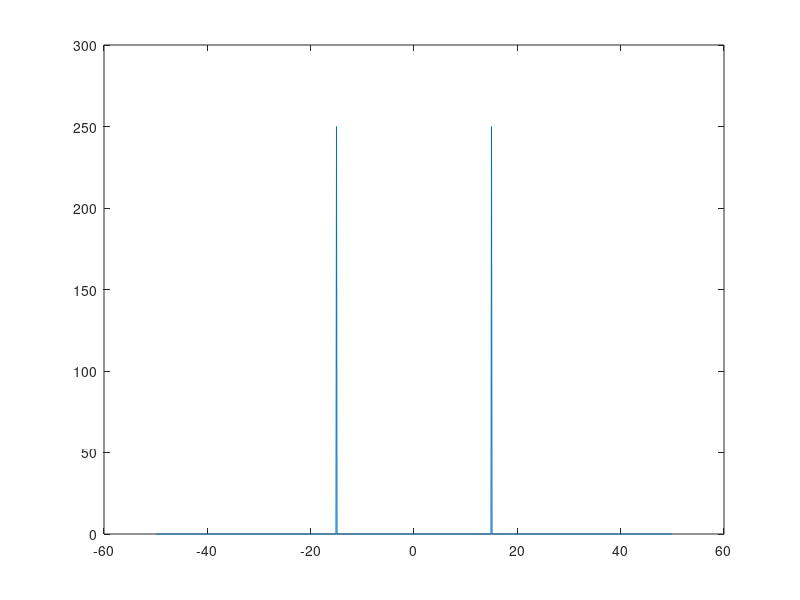
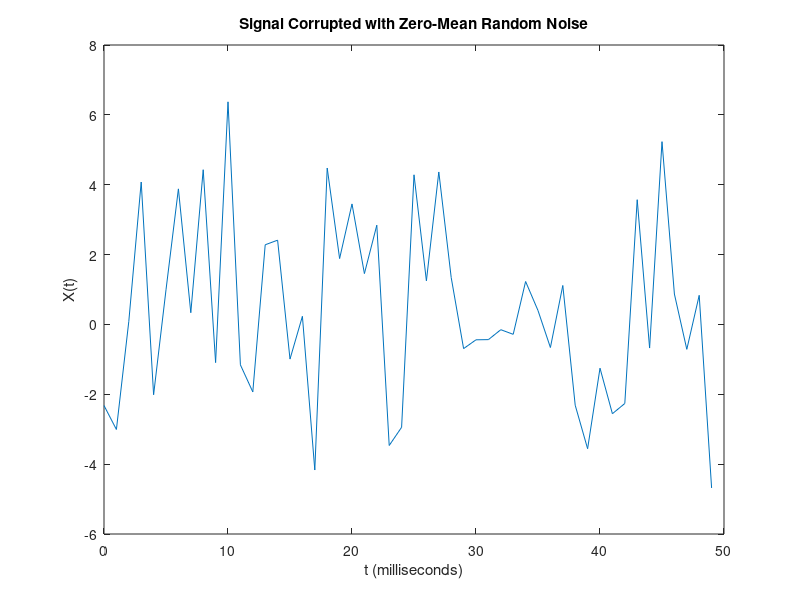
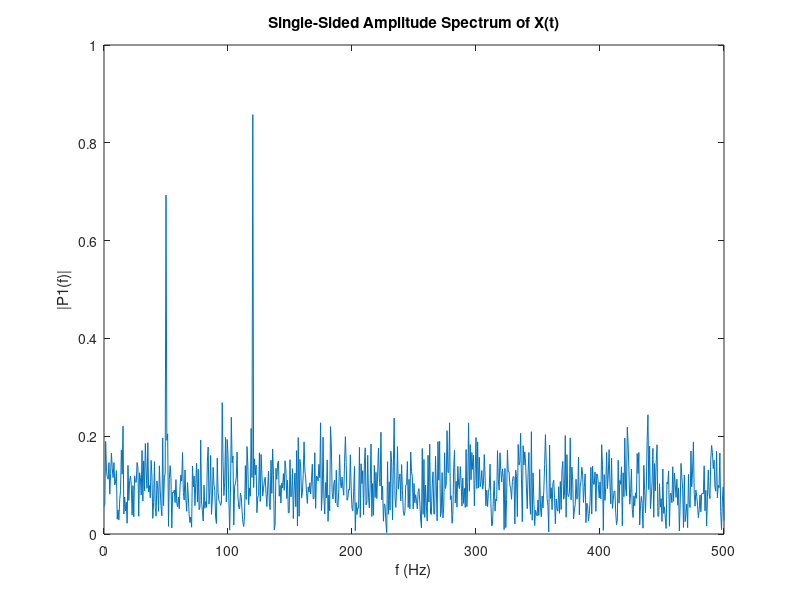
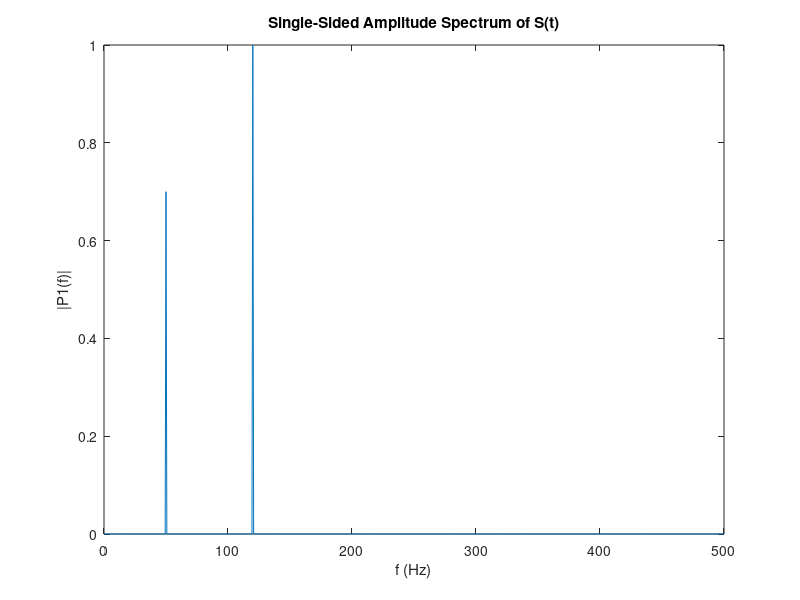

Source code (MATLAB) for these figures, in order:
%% Shift Vector Elements

Xeven = [1 2 3 4 5 6];
fftshift(Xeven)

Xodd = [1 2 3 4 5 6 7];
fftshift(Xodd)

%% Shift 1-D Signal

fs = 100;               % sampling frequency
t = 0:(1/fs):(10-1/fs); % time vector
S = cos(2*pi*15*t);
n = length(S);
X = fft(S);
f = (0:n-1)*(fs/n);     %frequency range
power = abs(X).^2/n;    %power
plot(f,power)

% return;

Y = fftshift(X);
fshift = (-n/2:n/2-1)*(fs/n); % zero-centered frequency range
powershift = abs(Y).^2/n;     % zero-centered power
plot(fshift,powershift)

%% Sintaxis
% Y = fft(X,n,dim)
% Señal ruidosa

Fs = 1000;            % Sampling frequency                    
T = 1/Fs;             % Sampling period       
L = 1500;             % Length of signal
t = (0:L-1)*T;        % Time vector

S = 0.7*sin(2*pi*50*t) + sin(2*pi*120*t);

X = S + 2*randn(size(t));

figure()
plot(1000*t(1:50),X(1:50))
title('Signal Corrupted with Zero-Mean Random Noise')
xlabel('t (milliseconds)')
ylabel('X(t)')

Y = fft(X);

% Calcule el espectro bilateral P2. A continuación, 
% calcule el espectro unilateral P1 basado en P2 y la longitud de la señal de valor uniforme L.
P2 = abs(Y/L);
P1 = P2(1:L/2+1);
P1(2:end-1) = 2*P1(2:end-1);

% Defina el dominio de la frecuencia f y represente gráficamente el espectro de amplitud unilateral 
% P1. Las amplitudes no son exactamente de 0,7 y 1, como se esperaba, debido 
% al ruido añadido. Como promedio, las señales más largas producen mejores aproximaciones de frecuencia.
f = Fs*(0:(L/2))/L;
figure()
plot(f,P1) 
title('Single-Sided Amplitude Spectrum of X(t)')
xlabel('f (Hz)')
ylabel('|P1(f)|')

% Ahora, tome la transformada de Fourier de la señal 
% original, la señal sin dañar y recupere las amplitudes exactas, 0,7 y 1,0.
Y = fft(S);
P2 = abs(Y/L);
P1 = P2(1:L/2+1);
P1(2:end-1) = 2*P1(2:end-1);

figure()
plot(f,P1) 
title('Single-Sided Amplitude Spectrum of S(t)')
xlabel('f (Hz)')
ylabel('|P1(f)|')






















